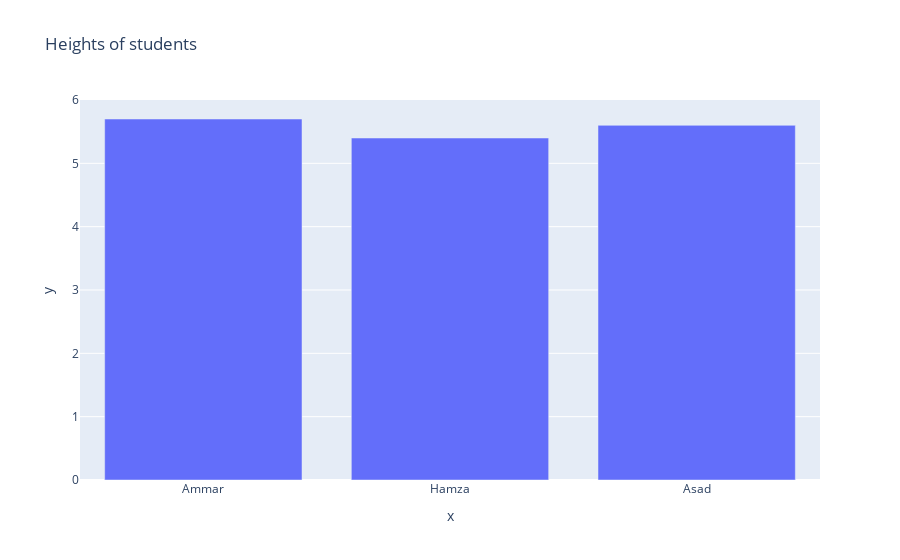

Notebook source saved alongside this figure:
### Markdown cell above
# **Plotly Express**

### Code cell
name=['Ammar', 'Hamza', "Asad"]
height=[5.7,5.4,5.6]

fig = px.bar(x=name, y=height, title='Heights of students')
fig

### Figure 1 — Plotly figure (JSON) as saved in the notebook; plotly's stock layout.template omitted (floating-point values rounded to 4 significant figures)
{"data": [{"alignmentgroup": "True", "hovertemplate": "x=%{x}<br>y=%{y}<extra></extra>", "legendgroup": "", "marker": {"color": "#636efa", "pattern": {"shape": ""}}, "name": "", "offsetgroup": "", "orientation": "v", "showlegend": false, "textposition": "auto", "type": "bar", "x": ["Ammar", "Hamza", "Asad"], "xaxis": "x", "y": [5.7, 5.4, 5.6], "yaxis": "y"}], "layout": {"barmode": "relative", "legend": {"tracegroupgap": 0}, "title": {"text": "Heights of students"}, "xaxis": {"anchor": "y", "domain": [0, 1], "title": {"text": "x"}}, "yaxis": {"anchor": "x", "domain": [0, 1], "title": {"text": "y"}}}}
